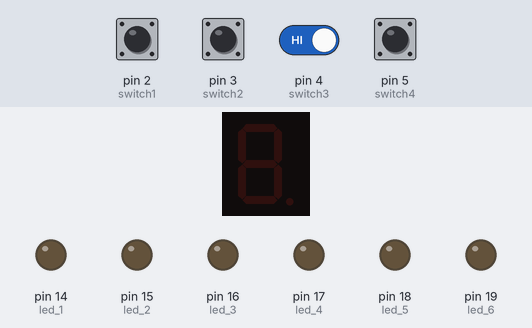
The sketch below on a simulated Arduino Uno, built with avr-gcc and run on an emulated ATmega328P. On the bench: 1-digit seven-segment display, output pins drawn as LEDs (lit = HIGH). Wiring (inferred from the names in the program): 1-digit 7-segment display, segments lit when HIGH: segments pin 6, pin 7, pin 8, pin 9, pin 10, pin 11, pin 12. Inputs (shaded band) come from the test bench; at power-on: pin 3 (switch2), pin 4 (switch3) HIGH, pin 2 (switch1), pin 5 (switch4) LOW. The segment pins are drawn as the display they are named for; pins used as bus, display or sensor lines are not drawn.

Above: at 1.2 s.
1.3 s: pin 3 (switch2) pulled LOW for 0.15 s
At 2.1 s:
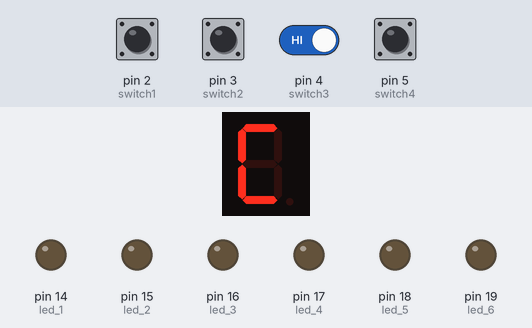
4.4 s: pin 4 (switch3) driven LOW
At 10.6 s:
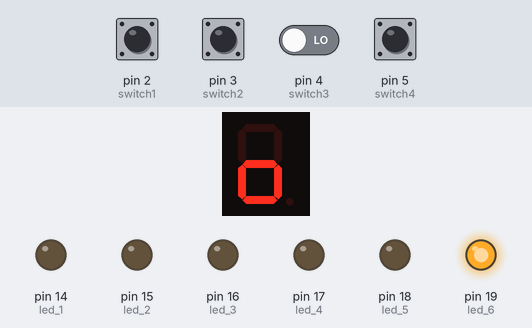
13.4 s: pin 4 (switch3) driven HIGH
15.3 s: pin 3 (switch2) pulled LOW for 1 s
At 17.1 s:
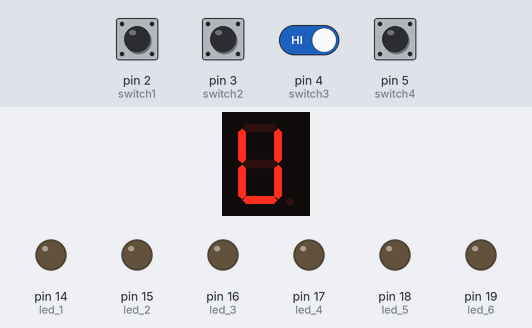
Timing chart, 0 to 18.6 s (numbered marks = the images above; inputs shaded):
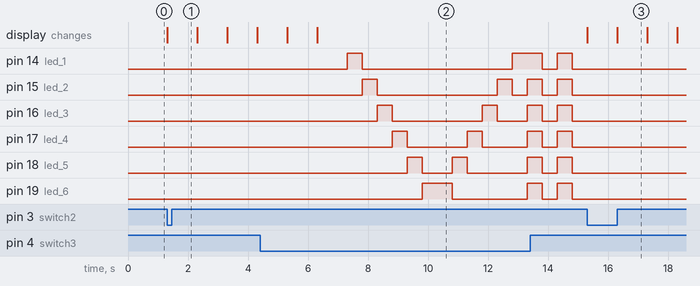

The sketch:

practica_4_parte_4.ino
```cpp
/*
   Fundacion Kinal
   Centro educativo tecnico laboral Kinal
   Quinto perito
   Quinto electronica
   Codigo Tecnico:EB5AV
   Curso: Taller de electronica digital y reparacion de computadoras I
   Proyecto: practica 4 parte 4
   Dev: Profe. Alejandro Lopez Navas
   Fecha: 3 de Mayo
*/
int switch1 = 2;
int switch2 = 3;
int switch3 = 4;
int switch4 = 5;
int led_1 = 14;
int led_2 = 15;
int led_3 = 16;
int led_4 = 17;
int led_5 = 18;
int led_6 = 19;
int A = 6;
int B = 7;
int C = 8;
int D = 9;
int E = 10;
int F = 11;
int G = 12;

#define E(pin) digitalWrite(pin, HIGH)
#define A(pin) digitalWrite(pin, LOW)
#define t delay(500)
#define t2 delay(1000)
#define t3 delay (5000)

void setup (){
  Serial.begin(9600);
  pinMode(switch1, INPUT);
  pinMode(switch2, INPUT);
  pinMode(switch3, INPUT);
  pinMode(switch4, INPUT);
  pinMode(led_1, OUTPUT);
  pinMode(led_2, OUTPUT);
  pinMode(led_3, OUTPUT);
  pinMode(led_4, OUTPUT);
  pinMode(led_5, OUTPUT);
  pinMode(led_6, OUTPUT);
  pinMode(A, OUTPUT);
  pinMode(B, OUTPUT);
  pinMode(C, OUTPUT);
  pinMode(D, OUTPUT);
  pinMode(E, OUTPUT);
  pinMode(F, OUTPUT);
  pinMode(G, OUTPUT);


}
void loop(){
  if(digitalRead(switch1) == HIGH){
    if(digitalRead(switch3) == LOW){
      if(digitalRead(switch2) == LOW){
        if(digitalRead(switch4) == LOW){
    Serial.println("Practica No.4- [Juan Ignacio]");
    t3;

  }
      }
    }
  }
  if(digitalRead(switch2) == HIGH){
    if(digitalRead(switch1) == LOW){
      if(digitalRead(switch3) == LOW){
        if(digitalRead(switch4) == LOW){

          E(led_1);
          t;
          A(led_1);

          E(led_2);
          t;
          A(led_2);

          E(led_3);
          t;
          A(led_3);

          E(led_4);
          t;
          A(led_4);

          E(led_5);
          t;
          A(led_5);

          E(led_6);
          t;
          A(led_6);

          E(led_6);
          t;
          A(led_6);

          E(led_5);
          t;
          A(led_5);

          E(led_4);
          t;
          A(led_4);

          E(led_3);
          t;
          A(led_3);

          E(led_2);
          t;
          A(led_2);

          E(led_1);
          t;
          A(led_1);

          E(led_1);
          E(led_2);
          E(led_3);
          E(led_4);
          E(led_5);
          E(led_6);
          t;
          A(led_1);
          A(led_2);
          A(led_3);
          A(led_4);
          A(led_5);
          A(led_6);
          t;
          E(led_1);
          E(led_2);
          E(led_3);
          E(led_4);
          E(led_5);
          E(led_6);
          t;
          A(led_1);
          A(led_2);
          A(led_3);
          A(led_4);
          A(led_5);
          A(led_6);
          t;

        }
      }
    }
  }
  if(digitalRead(switch3) == HIGH){
    if(digitalRead(switch1) == LOW){
      if(digitalRead(switch2) == LOW){
        if(digitalRead(switch4) == LOW){

          digitalWrite(A, HIGH);
          digitalWrite(B, LOW);
          digitalWrite(C, LOW);
          digitalWrite(D, HIGH);
          digitalWrite(E, HIGH);
          digitalWrite(F, HIGH);
          digitalWrite(G, LOW);
          t2;

          digitalWrite(A, LOW);
          digitalWrite(B, HIGH);
          digitalWrite(C, HIGH);
          digitalWrite(D, HIGH);
          digitalWrite(E, HIGH);
          digitalWrite(F, HIGH);
          digitalWrite(G, LOW);
          t2;

          digitalWrite(A, HIGH);
          digitalWrite(B, HIGH);
          digitalWrite(C, HIGH);
          digitalWrite(D, LOW);
          digitalWrite(E, HIGH);
          digitalWrite(F, HIGH);
          digitalWrite(G, HIGH);
          t2;

          digitalWrite(A, LOW);
          digitalWrite(B, LOW);
          digitalWrite(C, LOW);
          digitalWrite(D, HIGH);
          digitalWrite(E, HIGH);
          digitalWrite(F, HIGH);
          digitalWrite(G, HIGH);
          t2;

          digitalWrite(A, LOW);
          digitalWrite(B, LOW);
          digitalWrite(C, LOW);
          digitalWrite(D, LOW);
          digitalWrite(E, HIGH);
          digitalWrite(F, LOW);
          digitalWrite(G, HIGH);
          t2;
          digitalWrite(A, LOW);
          digitalWrite(B, LOW);
          digitalWrite(C, HIGH);
          digitalWrite(D, HIGH);
          digitalWrite(E, HIGH);
          digitalWrite(F, LOW);
          digitalWrite(G, HIGH);
          t2;

        }
      }
    }
  }
  if(digitalRead(switch1) == HIGH){
    if(digitalRead(switch2) == LOW){
      if(digitalRead(switch3) == HIGH){
        if(digitalRead(switch4) == LOW){

          Serial.println("Gracias por su atencion");
          t3;
        }
      }
    }
  }

   if(digitalRead(switch2) == HIGH){
      if(digitalRead(switch1) == LOW){
        if(digitalRead(switch4) == HIGH){
          if(digitalRead(switch3) == LOW){

          Serial.println("Gracias por su atencion");
          t3;
        }
      }
    }
  }

}
```

Measured:
- after the input at 1.3 s, the display: changes at once (image 1)
- after the input at 4.4 s, pin 14 (led_1): LOW → HIGH after 2.9 s, → LOW 0.50 s later, → HIGH 5.0 s later; pin 15 (led_2): goes HIGH 0.50 s, LOW 4.0 s, HIGH 0.50 s, LOW 0.50 s, then HIGH, starting after 3.4 s
- after the input at 15.3 s, the display: first changes at once (image 3 shows a later state)
- what the display in image 3 shows lasts 1.0 s, from 16.3 s to 17.3 s
